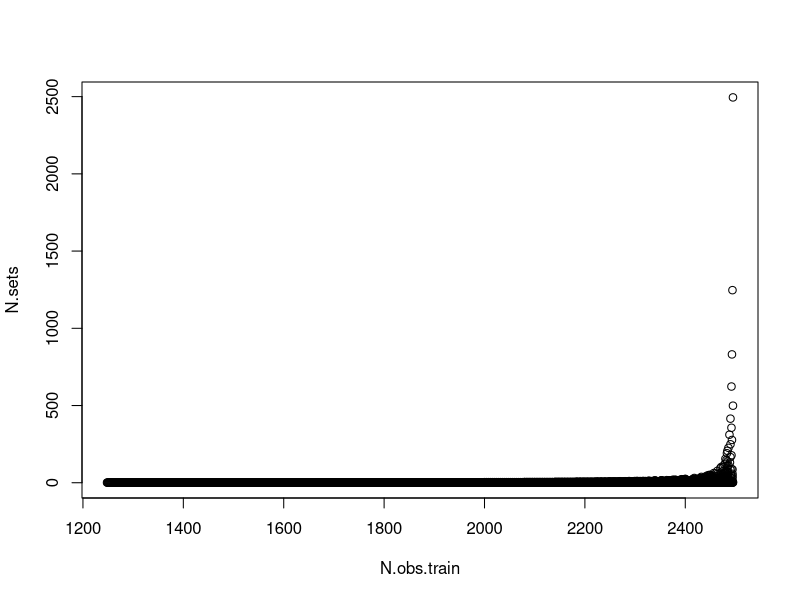

Recreate this plot in R.
## ---- chunk 1
knitr::opts_chunk$set(echo=FALSE, 
                      cache = TRUE, 
                      fig.align = "center",
                      fig.width = 5)
## ---- chunk 2
N.sets=c()
N=2495
N.obs=1:2495
N.sets=floor(N/N.obs)
N.train.sets=N.sets-1
N.obs.train=N.sets*N.obs
plot(N.sets~N.obs.train)
